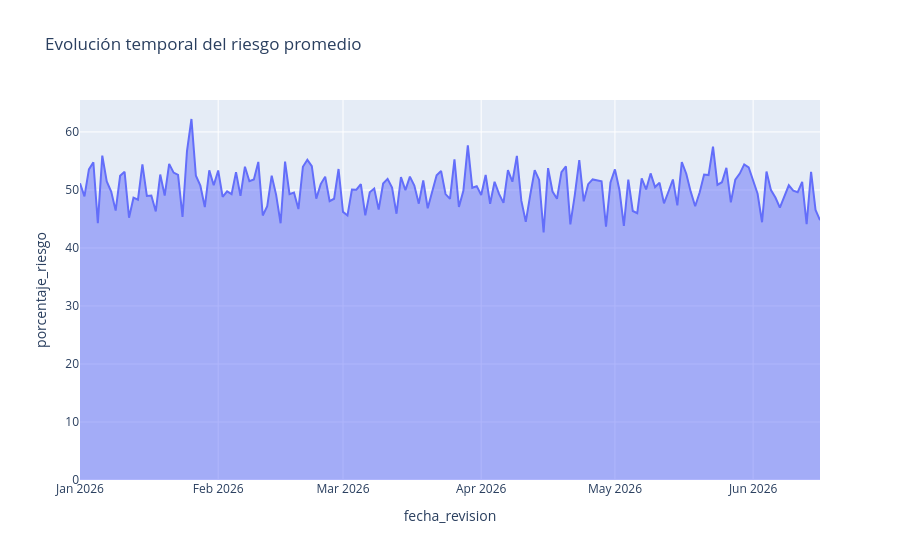

Source (notebook cell):
### Code cell
df["fecha_revision"] = pd.date_range(
    start="2026-01-01",
    periods=len(df),
    freq="H"
)

riesgo_tiempo = df.groupby(df["fecha_revision"].dt.date)["porcentaje_riesgo"].mean().reset_index()

fig = px.area(
    riesgo_tiempo,
    x="fecha_revision",
    y="porcentaje_riesgo",
    title="Evolución temporal del riesgo promedio"
)

fig.show()

### Figure 1 — Plotly figure (JSON) as saved in the notebook; plotly's stock layout.template omitted (floating-point values rounded to 4 significant figures; data arrays with more than 128 entries replaced by an {"elided": "..."} marker saying what was removed)
{"data": [{"fillpattern": {"shape": ""}, "hovertemplate": "fecha_revision=%{x}<br>porcentaje_riesgo=%{y}<extra></extra>", "legendgroup": "", "line": {"color": "#636efa"}, "marker": {"symbol": "circle"}, "mode": "lines", "name": "", "orientation": "v", "showlegend": false, "stackgroup": "1", "type": "scatter", "x": {"elided": "167 str values"}, "xaxis": "x", "y": {"elided": "167 float values"}, "yaxis": "y"}], "layout": {"legend": {"tracegroupgap": 0}, "title": {"text": "Evolución temporal del riesgo promedio"}, "xaxis": {"anchor": "y", "domain": [0, 1], "title": {"text": "fecha_revision"}}, "yaxis": {"anchor": "x", "domain": [0, 1], "title": {"text": "porcentaje_riesgo"}}}}
